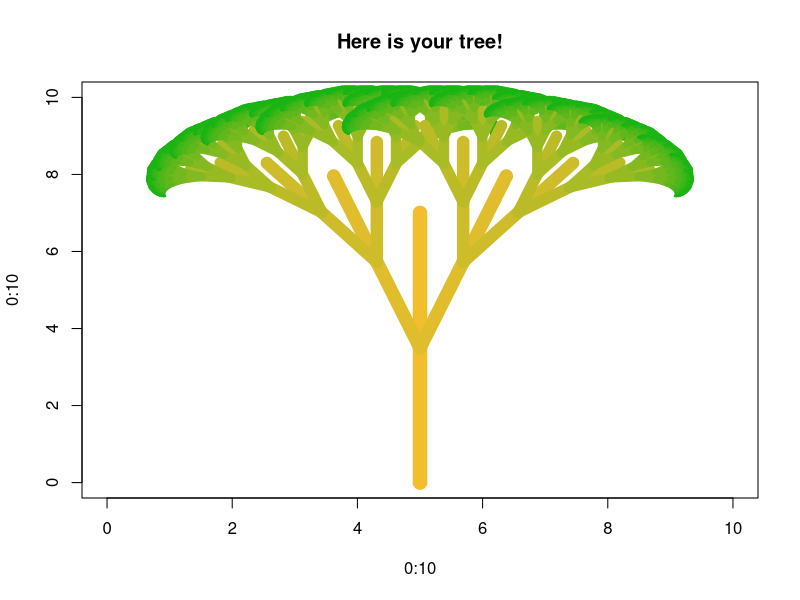
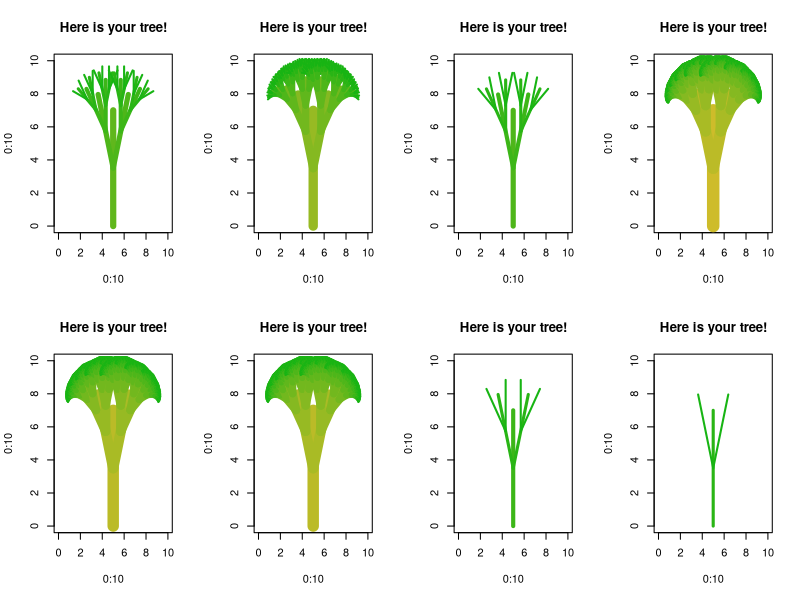

Reproduce these figures in R, in order.
## ---- chunk 1
set.seed(1)
rotMatrix <- function(angle) {
      matrix(c(cos(angle), sin(angle), -sin(angle), cos(angle)), 2, 2)
    }
drawLines <- function (depth, root, direction) {
  colors <- colorRamp(c("#05B311", "#F2BE2E"))
  if (!depth %in% 1:15) {
    return()
  }
  ang <- input$angle
  lwd <- ifelse(input$clwd, input$lwd, depth + 1)
  color <- rgb(colors(depth / as.numeric(input$depth)) / 255)
  lines(c(root[1], root[1] + direction[1]), c(root[2], root[2] + direction[2]), lwd = lwd, col = color)
  
  new_root <- root + direction / 2
  direction <- direction * 2 / 3
  
  new_direction_one <- rotMatrix(ang) %*% direction
  new_direction_two <- rotMatrix(-ang) %*% direction
  new_depth <- depth - 1
  drawLines(new_depth, new_root, new_direction_one)
  drawLines(new_depth, new_root, new_direction_two)
}

plotRandomTree <- function() {
  input <- list(angle = runif(1, min = 0.05, max = 1), depth = sample(2:12, 1), clwd = runif(1) > 0.5, lwd = sample(1:5, 1))
  plot(0:10, 0:10, type = "n", main = "Here is your tree!")
  drawLines(as.numeric(input$depth), c(5, 0), c(0, 7))
}
## ---- chunk 2
input <- list(angle = 0.3, depth = 13, clwd = FALSE, lwd = 2)
plot(0:10, 0:10, type = "n", main = "Here is your tree!")
drawLines(as.numeric(input$depth), c(5, 0), c(0, 7))

## ---- chunk 3
par(mfrow = c(2,4))
for(i in 1:8) {
  invisible(plotRandomTree())  
}
